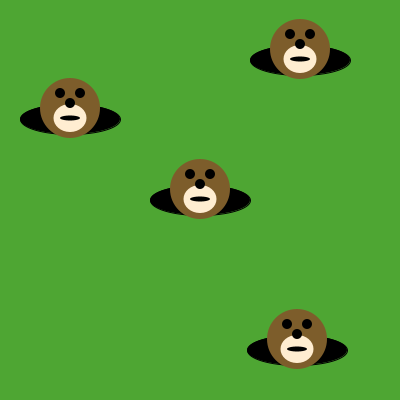
Frame 1 (no input)
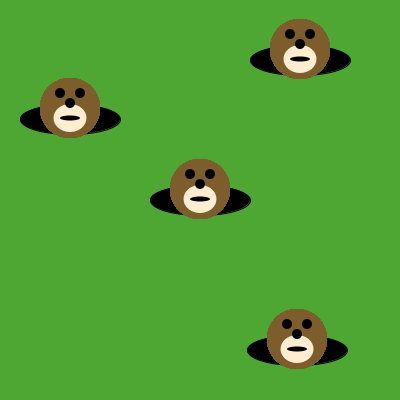
Frame 60 (the mouse pressed at the canvas centre just before this capture)
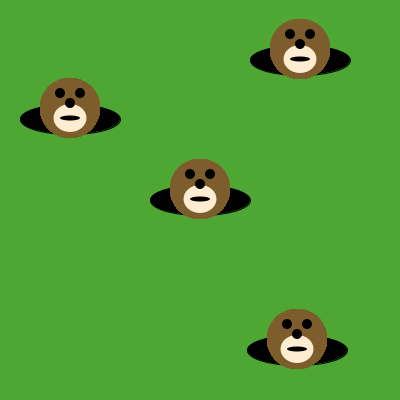
Frame 120 (the mouse held since frame 60 and released just before this capture)

The Processing sketch that drew these frames (run headless with seeded random() and noise(); from frame 60 on, the mouse is pressed at the canvas centre):

// Processing sketch: MolesInHoles
// ── MolesInHoles.pde
int mole1;

void setup() {
  size(400, 400);
  background(78, 166, 51); // green grass
  fill(0, 0, 0);
  ellipse(200, 200, 100, 30); // holes!
  ellipse(70, 119, 100, 30);
  ellipse(300, 60, 100, 30);
  ellipse(297, 350, 100, 30);
  mole1 = 0;
}

void draw() {
  if (mouseX > 140 && mouseX < 260 && mouseY > 140 && mouseY < 260){
       if(mousePressed == true){
         mole1 = 1;
       }else{
         mole1 = 0;  
       }
       
  }  
  if(mole1 == 0){
    drawMole(200,200-11); 
  }
    drawMole(70,119-11); 
    drawMole(300,60-11); 
    drawMole(297,350-11);
  
  
}

void drawMole(int moleX, int moleY) {
  noStroke();
  fill(125, 93, 43);
  ellipse(moleX, moleY, 60, 60); // face
  fill(255, 237, 209);
  ellipse(moleX, moleY+10, 33, 28); 
  fill(0, 0, 0);
  ellipse(moleX-10, moleY-15, 10, 10); // eyes
  ellipse(moleX+10, moleY-15, 10, 10);
  ellipse(moleX, moleY-5, 10, 10); // nose
  ellipse(moleX, moleY+10, 20, 5); // mouth
}
